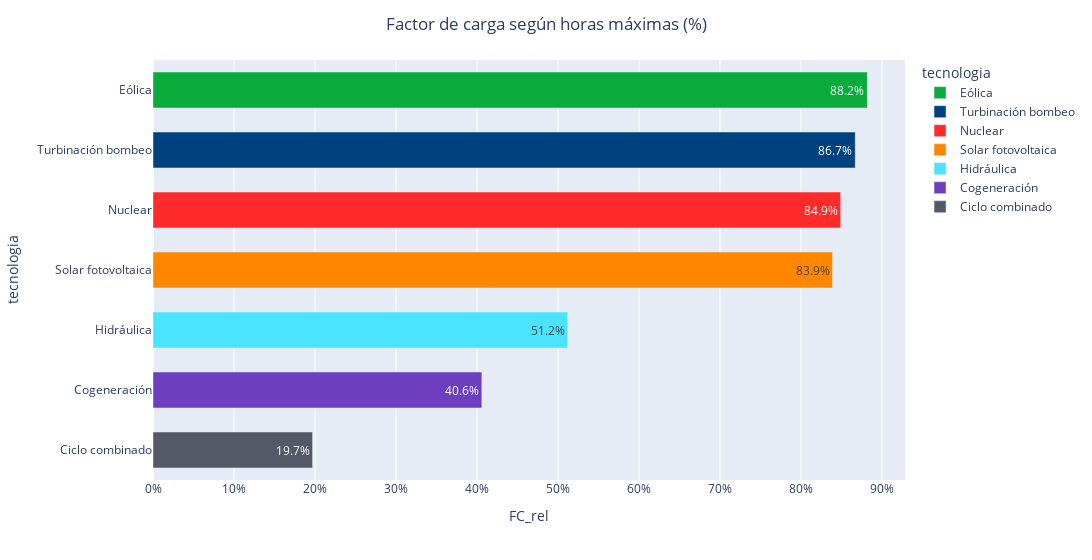

This figure's notebook cell:
### Code cell
graf_FC_rel=px.bar(df_out_ratio_select_fcrel,x='FC_rel',y='tecnologia',
                    orientation='h',
                    color=df_out_ratio_select_fcrel['tecnologia'], 
                    hover_name=df_out_ratio_select_fcrel['tecnologia'],
                    color_discrete_map=colores_tecnologia,
                    width=1300,
                    text_auto=True,
                    hover_data={
                        'tecnologia':False,
                        'horas_max':True
                    },
                    text='FC_rel'
                    
                    )
graf_FC_rel.update_traces(
    texttemplate='%{text:.1%}',
    textposition='inside',  # Coloca el texto en el centro de las burbujas
    #textfont=dict(size=12, color="black"),  # Tamaño y color del texto
    )
graf_FC_rel.update_layout(
    title=dict(
        text='Factor de carga según horas máximas (%)',
        x=.5,
        xanchor='center',
    ),
    xaxis_tickformat='.0%',
    bargap=.4
)

### Figure 1 — Plotly figure (JSON) as saved in the notebook; plotly's stock layout.template omitted (floating-point values rounded to 4 significant figures)
{"data": [{"alignmentgroup": "True", "customdata": [[1838]], "hovertemplate": "<b>%{hovertext}</b><br><br>FC_rel=%{text}<br>horas_max=%{customdata[0]}<extra></extra>", "hovertext": ["Eólica"], "legendgroup": "Eólica", "marker": {"color": "#09ab3b", "pattern": {"shape": ""}}, "name": "Eólica", "offsetgroup": "Eólica", "orientation": "h", "showlegend": true, "text": [0.882], "textposition": "inside", "texttemplate": "%{text:.1%}", "type": "bar", "x": [0.882], "xaxis": "x", "y": ["Eólica"], "yaxis": "y"}, {"alignmentgroup": "True", "customdata": [[1671]], "hovertemplate": "<b>%{hovertext}</b><br><br>FC_rel=%{text}<br>horas_max=%{customdata[0]}<extra></extra>", "hovertext": ["Turbinación bombeo"], "legendgroup": "Turbinación bombeo", "marker": {"color": "#004280", "pattern": {"shape": ""}}, "name": "Turbinación bombeo", "offsetgroup": "Turbinación bombeo", "orientation": "h", "showlegend": true, "text": [0.867], "textposition": "inside", "texttemplate": "%{text:.1%}", "type": "bar", "x": [0.867], "xaxis": "x", "y": ["Turbinación bombeo"], "yaxis": "y"}, {"alignmentgroup": "True", "customdata": [[7320]], "hovertemplate": "<b>%{hovertext}</b><br><br>FC_rel=%{text}<br>horas_max=%{customdata[0]}<extra></extra>", "hovertext": ["Nuclear"], "legendgroup": "Nuclear", "marker": {"color": "#ff2b2b", "pattern": {"shape": ""}}, "name": "Nuclear", "offsetgroup": "Nuclear", "orientation": "h", "showlegend": true, "text": [0.849], "textposition": "inside", "texttemplate": "%{text:.1%}", "type": "bar", "x": [0.849], "xaxis": "x", "y": ["Nuclear"], "yaxis": "y"}, {"alignmentgroup": "True", "customdata": [[1671]], "hovertemplate": "<b>%{hovertext}</b><br><br>FC_rel=%{text}<br>horas_max=%{customdata[0]}<extra></extra>", "hovertext": ["Solar fotovoltaica"], "legendgroup": "Solar fotovoltaica", "marker": {"color": "#ff8700", "pattern": {"shape": ""}}, "name": "Solar fotovoltaica", "offsetgroup": "Solar fotovoltaica", "orientation": "h", "showlegend": true, "text": [0.839], "textposition": "inside", "texttemplate": "%{text:.1%}", "type": "bar", "x": [0.839], "xaxis": "x", "y": ["Solar fotovoltaica"], "yaxis": "y"}, {"alignmentgroup": "True", "customdata": [[3342]], "hovertemplate": "<b>%{hovertext}</b><br><br>FC_rel=%{text}<br>horas_max=%{customdata[0]}<extra></extra>", "hovertext": ["Hidráulica"], "legendgroup": "Hidráulica", "marker": {"color": "#4be4ff", "pattern": {"shape": ""}}, "name": "Hidráulica", "offsetgroup": "Hidráulica", "orientation": "h", "showlegend": true, "text": [0.512], "textposition": "inside", "texttemplate": "%{text:.1%}", "type": "bar", "x": [0.512], "xaxis": "x", "y": ["Hidráulica"], "yaxis": "y"}, {"alignmentgroup": "True", "customdata": [[5849]], "hovertemplate": "<b>%{hovertext}</b><br><br>FC_rel=%{text}<br>horas_max=%{customdata[0]}<extra></extra>", "hovertext": ["Cogeneración"], "legendgroup": "Cogeneración", "marker": {"color": "#6d3fc0", "pattern": {"shape": ""}}, "name": "Cogeneración", "offsetgroup": "Cogeneración", "orientation": "h", "showlegend": true, "text": [0.406], "textposition": "inside", "texttemplate": "%{text:.1%}", "type": "bar", "x": [0.406], "xaxis": "x", "y": ["Cogeneración"], "yaxis": "y"}, {"alignmentgroup": "True", "customdata": [[5013]], "hovertemplate": "<b>%{hovertext}</b><br><br>FC_rel=%{text}<br>horas_max=%{customdata[0]}<extra></extra>", "hovertext": ["Ciclo combinado"], "legendgroup": "Ciclo combinado", "marker": {"color": "#555867", "pattern": {"shape": ""}}, "name": "Ciclo combinado", "offsetgroup": "Ciclo combinado", "orientation": "h", "showlegend": true, "text": [0.197], "textposition": "inside", "texttemplate": "%{text:.1%}", "type": "bar", "x": [0.197], "xaxis": "x", "y": ["Ciclo combinado"], "yaxis": "y"}], "layout": {"bargap": 0.4, "barmode": "relative", "legend": {"title": {"text": "tecnologia"}, "tracegroupgap": 0}, "margin": {"t": 60}, "title": {"text": "Factor de carga según horas máximas (%)", "x": 0.5, "xanchor": "center"}, "width": 1300, "xaxis": {"anchor": "y", "domain": [0, 1], "tickformat": ".0%", "title": {"text": "FC_rel"}}, "yaxis": {"anchor": "x", "categoryarray": ["Ciclo combinado", "Cogeneración", "Hidráulica", "Solar fotovoltaica", "Nuclear", "Turbinación bombeo", "Eólica"], "categoryorder": "array", "domain": [0, 1], "title": {"text": "tecnologia"}}}}
